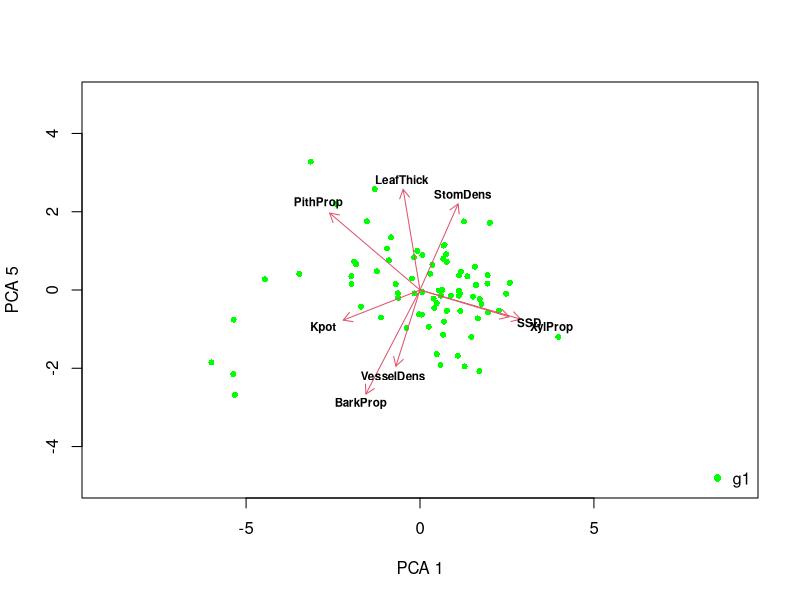

Generate this figure with R:
####################################################################
### O Objetivo do script é gerar gráficos para PCA
###
### Arthur V. Rodrigues - criado em dez/2018 

################################
################################
## Carregue pacote e funções ##
################################
################################
library(vegan)

arw.config <- function(cut.arw, arw.size, show.axis){
  arw.name <- sqrt(pca$rotation[,show.axis[1]]^2) >= cut.arw | 
    sqrt(pca$rotation[,show.axis[2]]^2) >= cut.arw
  bip <- scores(pca, choices = show.axis, display = "species")[arw.name,]
  mul <- ordiArrowMul(bip , fill = arw.size)
  bip.scl <- bip*mul
  labs <- row.names(bip)
  bip.lab <- ordiArrowTextXY(bip.scl, choices = show.axis, 
                           rescale = FALSE, labels = labs)
  
  list( bip.scl = bip.scl, labs = labs, bip.lab = bip.lab)
  
}

def.lim <- function(show.axis){
  r1 <- range(pca$x[,show.axis[1]])
  r1 <- max(abs(r1))*1.5
  r2 <- range(pca$x[,show.axis[2]])
  r2 <- max(abs(r2))*1.5
  
  list(x = c(-r1,r1), y = c(-r2,r2))
}

#######################
## Carregue os dados ##
pca.data <- read.csv("species-level_trait.csv",
                     header=T, # tem cabeçalho
                     sep=",", # qual separador de colunas
                     dec=".", # qual separador de decimal
                     row.names = 1) # a primeira coluna contem nome das espécies

##################################
## Encurtar nomes das variaveis ##
s.split <- strsplit(names(pca.data), "_")
names(pca.data) <- sapply(s.split, function(x) x[1])

####################################################################
## Para nome de espécie use a função makecepnames do pacote vegan ##
## names(pca.data) <- make.cepnames(names(pca.data))

##################################
## Remova variaveis indesejadas ##
pca.data <- pca.data[,-15] #Retirar variavel binária "DS"

############################
## Padronize as Variáveis ##
pca.data.std <- decostand(na.omit(pca.data), #na.omit() remove linhas que contenham algum NA
                          "stand") 

###################
## Execute a PCA ##
###################
pca <- prcomp(pca.data.std)


#####################################
## Há agrupamentos para os pontos? ##

## Se sim:
# insira os grupos como factor em 'gr'
# defina as cores em 'color'

#gr <- as.factor(rep(c("g1", "g2", "g3"), each = 26)) # insira os grupos'
#color <- c("green", "black", "yellow") # escolha as cores

## Se não
gr <- as.factor(rep("g1", nrow(pca.data.std)))
color <- "green" ## escolha as cores

#############################################
## Quais eixos da PCA irão para o gráfico? ##
show.axis <- c(x=1, y=5)
lims <- def.lim(show.axis) # definindo limites do gráfico

######################################
## Plote os pontos da PCA
plot(pca$x[,show.axis], 
     pch = 16, ## Altere o simbolo
     xlim = lims$x, 
     ylim = lims$y, 
     col = color[gr], ## altere a cor
     xlab = paste("PCA", show.axis[1]),
     ylab = paste("PCA", show.axis[2]), 
     cex = 0.8) ## Altere o tamanho dos pontos

###################
## Gerando setas ##

# Selecione as variaveis a serem mostradas no 
# gráfico a partir de um limite de correlação
# da variável com os eixos mostrados
arw.text <- arw.config(cut.arw = 0.30, ## limite minimo de correlação com os eixos PCA
                       arw.size = 0.5, ## proporção das setas
                       show.axis)

############################################
## Desenhe as setas e os nomes no gráfico ##
arrows(0, 0, arw.text$bip.scl[,1], arw.text$bip.scl[,2], 
       length = 0.1, # Altere o tamanho da ponta da seta
       col = 2, # Altere a cor da seta
       lwd = 1) # espessura da seta
text(arw.text$bip.lab, labels = arw.text$labs, 
     col = 1, # Altere a cor do texto
     font = 2, # 1- normal, 2-Negrito, 3-Itálico
     cex = 0.7) # Altere tamanho do texto

legend("bottomright", # posição da legenda
       legend = levels(gr), 
       pch = 16, ## Altere o simbolo
       col = color,
       cex = 1, ## Altere o tamanho da legenda
       bty = "n") ## com borda bty = "o" / sem borda bty = "n"
